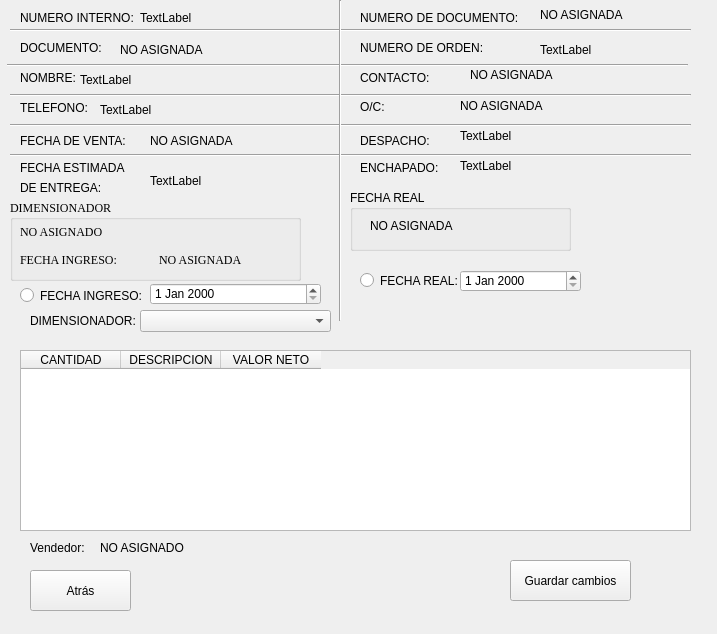
<?xml version="1.0" encoding="UTF-8"?>
<ui version="4.0">
 <class>Form</class>
 <widget class="QWidget" name="Form">
  <property name="geometry">
   <rect>
    <x>0</x>
    <y>0</y>
    <width>717</width>
    <height>634</height>
   </rect>
  </property>
  <property name="windowTitle">
   <string>Rellenar orden</string>
  </property>
  <property name="styleSheet">
   <string notr="true">font: 9pt &quot;Times New Roman&quot;;</string>
  </property>
  <widget class="QLabel" name="label">
   <property name="geometry">
    <rect>
     <x>20</x>
     <y>100</y>
     <width>91</width>
     <height>16</height>
    </rect>
   </property>
   <property name="text">
    <string>TELEFONO:</string>
   </property>
  </widget>
  <widget class="QLabel" name="label_3">
   <property name="geometry">
    <rect>
     <x>20</x>
     <y>160</y>
     <width>121</width>
     <height>16</height>
    </rect>
   </property>
   <property name="text">
    <string>FECHA ESTIMADA</string>
   </property>
  </widget>
  <widget class="QPushButton" name="btn_guardar">
   <property name="geometry">
    <rect>
     <x>510</x>
     <y>560</y>
     <width>121</width>
     <height>41</height>
    </rect>
   </property>
   <property name="text">
    <string>Guardar cambios</string>
   </property>
  </widget>
  <widget class="QLabel" name="label_4">
   <property name="geometry">
    <rect>
     <x>30</x>
     <y>310</y>
     <width>111</width>
     <height>21</height>
    </rect>
   </property>
   <property name="text">
    <string>DIMENSIONADOR:</string>
   </property>
  </widget>
  <widget class="QTableWidget" name="tableWidget">
   <property name="geometry">
    <rect>
     <x>20</x>
     <y>350</y>
     <width>671</width>
     <height>181</height>
    </rect>
   </property>
   <property name="sizePolicy">
    <sizepolicy hsizetype="Expanding" vsizetype="Preferred">
     <horstretch>0</horstretch>
     <verstretch>0</verstretch>
    </sizepolicy>
   </property>
   <property name="columnCount">
    <number>3</number>
   </property>
   <column>
    <property name="text">
     <string>CANTIDAD</string>
    </property>
   </column>
   <column>
    <property name="text">
     <string>DESCRIPCION</string>
    </property>
   </column>
   <column>
    <property name="text">
     <string>VALOR NETO</string>
    </property>
   </column>
  </widget>
  <widget class="QComboBox" name="combo_dimensionador">
   <property name="geometry">
    <rect>
     <x>140</x>
     <y>310</y>
     <width>191</width>
     <height>22</height>
    </rect>
   </property>
  </widget>
  <widget class="QLabel" name="label_5">
   <property name="geometry">
    <rect>
     <x>20</x>
     <y>70</y>
     <width>61</width>
     <height>16</height>
    </rect>
   </property>
   <property name="text">
    <string>NOMBRE:</string>
   </property>
  </widget>
  <widget class="QLabel" name="label_6">
   <property name="geometry">
    <rect>
     <x>20</x>
     <y>40</y>
     <width>91</width>
     <height>16</height>
    </rect>
   </property>
   <property name="text">
    <string>DOCUMENTO:</string>
   </property>
  </widget>
  <widget class="QLabel" name="label_7">
   <property name="geometry">
    <rect>
     <x>360</x>
     <y>10</y>
     <width>171</width>
     <height>16</height>
    </rect>
   </property>
   <property name="text">
    <string>NUMERO DE DOCUMENTO:</string>
   </property>
  </widget>
  <widget class="QLabel" name="label_8">
   <property name="geometry">
    <rect>
     <x>360</x>
     <y>40</y>
     <width>161</width>
     <height>16</height>
    </rect>
   </property>
   <property name="text">
    <string>NUMERO DE ORDEN:</string>
   </property>
  </widget>
  <widget class="QLabel" name="label_10">
   <property name="geometry">
    <rect>
     <x>20</x>
     <y>130</y>
     <width>111</width>
     <height>21</height>
    </rect>
   </property>
   <property name="text">
    <string>FECHA DE VENTA:</string>
   </property>
  </widget>
  <widget class="QPushButton" name="btn_atras">
   <property name="geometry">
    <rect>
     <x>30</x>
     <y>570</y>
     <width>101</width>
     <height>41</height>
    </rect>
   </property>
   <property name="text">
    <string>Atrás</string>
   </property>
  </widget>
  <widget class="QLabel" name="lb_doc">
   <property name="geometry">
    <rect>
     <x>120</x>
     <y>40</y>
     <width>161</width>
     <height>20</height>
    </rect>
   </property>
   <property name="text">
    <string>NO ASIGNADA</string>
   </property>
  </widget>
  <widget class="QLabel" name="lb_nombre">
   <property name="geometry">
    <rect>
     <x>80</x>
     <y>70</y>
     <width>261</width>
     <height>20</height>
    </rect>
   </property>
   <property name="text">
    <string>TextLabel</string>
   </property>
  </widget>
  <widget class="QLabel" name="lb_telefono">
   <property name="geometry">
    <rect>
     <x>100</x>
     <y>100</y>
     <width>211</width>
     <height>20</height>
    </rect>
   </property>
   <property name="text">
    <string>TextLabel</string>
   </property>
  </widget>
  <widget class="QLabel" name="lb_fecha_venta">
   <property name="geometry">
    <rect>
     <x>150</x>
     <y>130</y>
     <width>151</width>
     <height>21</height>
    </rect>
   </property>
   <property name="text">
    <string>NO ASIGNADA</string>
   </property>
  </widget>
  <widget class="QLabel" name="lb_documento">
   <property name="geometry">
    <rect>
     <x>540</x>
     <y>5</y>
     <width>161</width>
     <height>20</height>
    </rect>
   </property>
   <property name="text">
    <string>NO ASIGNADA</string>
   </property>
  </widget>
  <widget class="QLabel" name="lb_orden">
   <property name="geometry">
    <rect>
     <x>540</x>
     <y>39</y>
     <width>161</width>
     <height>21</height>
    </rect>
   </property>
   <property name="text">
    <string>TextLabel</string>
   </property>
  </widget>
  <widget class="QLabel" name="label_19">
   <property name="geometry">
    <rect>
     <x>20</x>
     <y>180</y>
     <width>91</width>
     <height>16</height>
    </rect>
   </property>
   <property name="text">
    <string>DE ENTREGA:</string>
   </property>
  </widget>
  <widget class="QLabel" name="lb_fecha_est">
   <property name="geometry">
    <rect>
     <x>150</x>
     <y>170</y>
     <width>181</width>
     <height>21</height>
    </rect>
   </property>
   <property name="text">
    <string>TextLabel</string>
   </property>
  </widget>
  <widget class="QDateEdit" name="date_ingreso">
   <property name="geometry">
    <rect>
     <x>150</x>
     <y>283</y>
     <width>171</width>
     <height>22</height>
    </rect>
   </property>
  </widget>
  <widget class="QDateEdit" name="date_real">
   <property name="geometry">
    <rect>
     <x>460</x>
     <y>270</y>
     <width>121</width>
     <height>22</height>
    </rect>
   </property>
  </widget>
  <widget class="QLabel" name="label_12">
   <property name="geometry">
    <rect>
     <x>20</x>
     <y>10</y>
     <width>121</width>
     <height>16</height>
    </rect>
   </property>
   <property name="text">
    <string>NUMERO INTERNO:</string>
   </property>
  </widget>
  <widget class="QLabel" name="lb_interno">
   <property name="geometry">
    <rect>
     <x>140</x>
     <y>10</y>
     <width>131</width>
     <height>16</height>
    </rect>
   </property>
   <property name="text">
    <string>TextLabel</string>
   </property>
  </widget>
  <widget class="QLabel" name="label_13">
   <property name="geometry">
    <rect>
     <x>360</x>
     <y>120</y>
     <width>81</width>
     <height>41</height>
    </rect>
   </property>
   <property name="text">
    <string>DESPACHO:</string>
   </property>
  </widget>
  <widget class="QLabel" name="label_14">
   <property name="geometry">
    <rect>
     <x>360</x>
     <y>160</y>
     <width>91</width>
     <height>16</height>
    </rect>
   </property>
   <property name="text">
    <string>ENCHAPADO:</string>
   </property>
  </widget>
  <widget class="QLabel" name="lb_despacho">
   <property name="geometry">
    <rect>
     <x>460</x>
     <y>120</y>
     <width>71</width>
     <height>31</height>
    </rect>
   </property>
   <property name="text">
    <string>TextLabel</string>
   </property>
  </widget>
  <widget class="QLabel" name="lb_enchapado">
   <property name="geometry">
    <rect>
     <x>460</x>
     <y>150</y>
     <width>111</width>
     <height>31</height>
    </rect>
   </property>
   <property name="text">
    <string>TextLabel</string>
   </property>
  </widget>
  <widget class="QLabel" name="label_2">
   <property name="geometry">
    <rect>
     <x>360</x>
     <y>70</y>
     <width>91</width>
     <height>16</height>
    </rect>
   </property>
   <property name="text">
    <string>CONTACTO:</string>
   </property>
  </widget>
  <widget class="QLabel" name="label_9">
   <property name="geometry">
    <rect>
     <x>360</x>
     <y>100</y>
     <width>47</width>
     <height>13</height>
    </rect>
   </property>
   <property name="text">
    <string>O/C:</string>
   </property>
  </widget>
  <widget class="QLabel" name="lb_contacto">
   <property name="geometry">
    <rect>
     <x>470</x>
     <y>65</y>
     <width>201</width>
     <height>20</height>
    </rect>
   </property>
   <property name="text">
    <string>NO ASIGNADA</string>
   </property>
  </widget>
  <widget class="QLabel" name="lb_oce">
   <property name="geometry">
    <rect>
     <x>460</x>
     <y>95</y>
     <width>171</width>
     <height>21</height>
    </rect>
   </property>
   <property name="text">
    <string>NO ASIGNADA</string>
   </property>
  </widget>
  <widget class="QRadioButton" name="r_opc1">
   <property name="geometry">
    <rect>
     <x>20</x>
     <y>280</y>
     <width>121</width>
     <height>31</height>
    </rect>
   </property>
   <property name="text">
    <string>FECHA INGRESO:</string>
   </property>
  </widget>
  <widget class="QRadioButton" name="r_opc2">
   <property name="geometry">
    <rect>
     <x>360</x>
     <y>270</y>
     <width>101</width>
     <height>21</height>
    </rect>
   </property>
   <property name="text">
    <string>FECHA REAL:</string>
   </property>
  </widget>
  <widget class="QGroupBox" name="groupBox">
   <property name="geometry">
    <rect>
     <x>350</x>
     <y>190</y>
     <width>221</width>
     <height>61</height>
    </rect>
   </property>
   <property name="title">
    <string>FECHA REAL</string>
   </property>
   <widget class="QWidget" name="horizontalLayoutWidget">
    <property name="geometry">
     <rect>
      <x>20</x>
      <y>20</y>
      <width>160</width>
      <height>31</height>
     </rect>
    </property>
    <layout class="QHBoxLayout" name="horizontalLayout">
     <item>
      <widget class="QLabel" name="lb_real">
       <property name="text">
        <string>NO ASIGNADA</string>
       </property>
      </widget>
     </item>
    </layout>
   </widget>
  </widget>
  <widget class="QGroupBox" name="groupBox_2">
   <property name="geometry">
    <rect>
     <x>10</x>
     <y>200</y>
     <width>291</width>
     <height>81</height>
    </rect>
   </property>
   <property name="font">
    <font>
     <family>Times New Roman</family>
     <pointsize>9</pointsize>
     <weight>50</weight>
     <italic>false</italic>
     <bold>false</bold>
    </font>
   </property>
   <property name="styleSheet">
    <string notr="true">font: 9pt &quot;Times New Roman&quot;;</string>
   </property>
   <property name="title">
    <string>DIMENSIONADOR</string>
   </property>
   <widget class="QWidget" name="verticalLayoutWidget">
    <property name="geometry">
     <rect>
      <x>10</x>
      <y>20</y>
      <width>271</width>
      <height>51</height>
     </rect>
    </property>
    <layout class="QVBoxLayout" name="verticalLayout">
     <item>
      <widget class="QLabel" name="lb_dim">
       <property name="text">
        <string>NO ASIGNADO</string>
       </property>
      </widget>
     </item>
     <item>
      <layout class="QHBoxLayout" name="horizontalLayout_2">
       <item>
        <widget class="QLabel" name="label_16">
         <property name="text">
          <string>FECHA INGRESO:</string>
         </property>
        </widget>
       </item>
       <item>
        <widget class="QLabel" name="lb_ing">
         <property name="text">
          <string>NO ASIGNADA</string>
         </property>
        </widget>
       </item>
      </layout>
     </item>
    </layout>
   </widget>
  </widget>
  <widget class="QLabel" name="label_11">
   <property name="geometry">
    <rect>
     <x>30</x>
     <y>540</y>
     <width>81</width>
     <height>16</height>
    </rect>
   </property>
   <property name="text">
    <string>Vendedor:</string>
   </property>
  </widget>
  <widget class="QLabel" name="lb_vend">
   <property name="geometry">
    <rect>
     <x>100</x>
     <y>540</y>
     <width>431</width>
     <height>16</height>
    </rect>
   </property>
   <property name="text">
    <string>NO ASIGNADO</string>
   </property>
  </widget>
  <widget class="Line" name="line">
   <property name="geometry">
    <rect>
     <x>10</x>
     <y>20</y>
     <width>681</width>
     <height>21</height>
    </rect>
   </property>
   <property name="orientation">
    <enum>Qt::Horizontal</enum>
   </property>
  </widget>
  <widget class="Line" name="line_2">
   <property name="geometry">
    <rect>
     <x>7</x>
     <y>55</y>
     <width>681</width>
     <height>20</height>
    </rect>
   </property>
   <property name="orientation">
    <enum>Qt::Horizontal</enum>
   </property>
  </widget>
  <widget class="Line" name="line_3">
   <property name="geometry">
    <rect>
     <x>10</x>
     <y>85</y>
     <width>681</width>
     <height>20</height>
    </rect>
   </property>
   <property name="orientation">
    <enum>Qt::Horizontal</enum>
   </property>
  </widget>
  <widget class="Line" name="line_4">
   <property name="geometry">
    <rect>
     <x>10</x>
     <y>140</y>
     <width>681</width>
     <height>31</height>
    </rect>
   </property>
   <property name="orientation">
    <enum>Qt::Horizontal</enum>
   </property>
  </widget>
  <widget class="Line" name="line_5">
   <property name="geometry">
    <rect>
     <x>10</x>
     <y>115</y>
     <width>681</width>
     <height>21</height>
    </rect>
   </property>
   <property name="orientation">
    <enum>Qt::Horizontal</enum>
   </property>
  </widget>
  <widget class="Line" name="line_6">
   <property name="geometry">
    <rect>
     <x>330</x>
     <y>0</y>
     <width>20</width>
     <height>321</height>
    </rect>
   </property>
   <property name="orientation">
    <enum>Qt::Vertical</enum>
   </property>
  </widget>
 </widget>
 <resources/>
 <connections/>
</ui>
